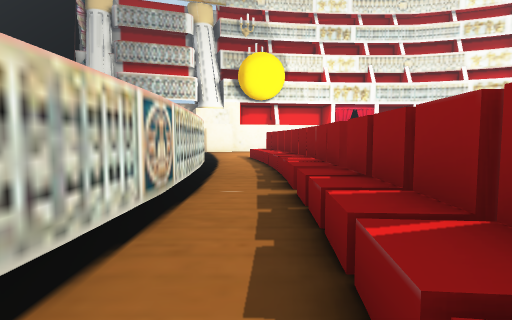
[1] (above)

19 first-person views from a walk through a Unity game level. The camera is 1.4 m above the floor, tilts 4° down and sees 80° across. The floor is counted in squares, 2 m on a side. Each view is taken from the middle of a square. On the plan, view 1 faces up. The plan holds only what a view shows up to about 10 squares ahead; the rest is blank. The place goes on beyond the plan.

[2]
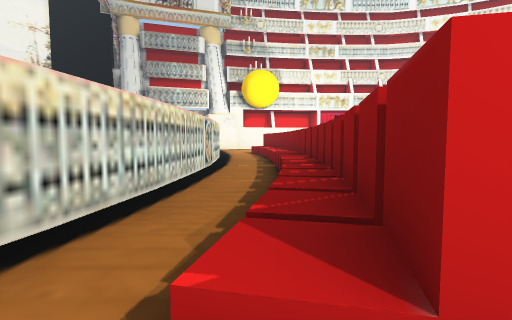

[3]
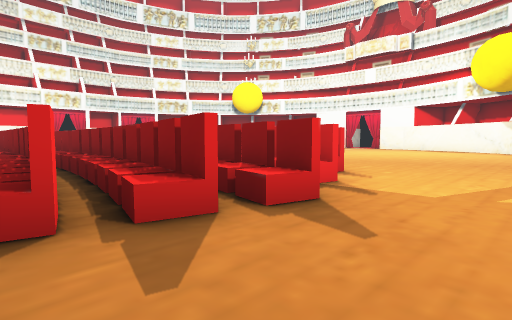

[4]
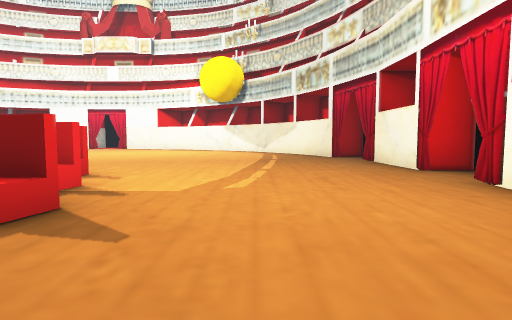

[5]
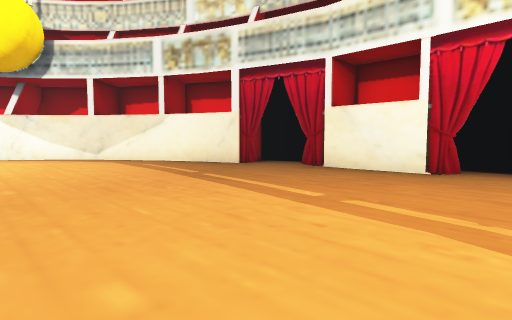

[6]
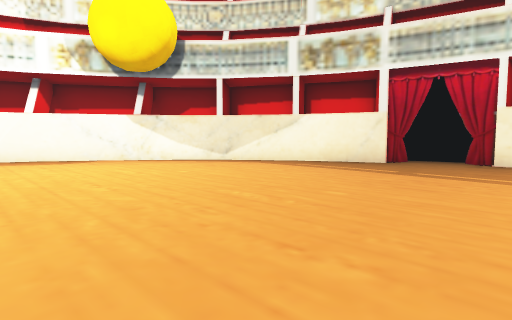

[7]
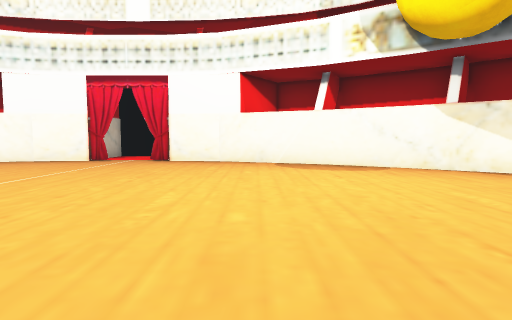

[8]
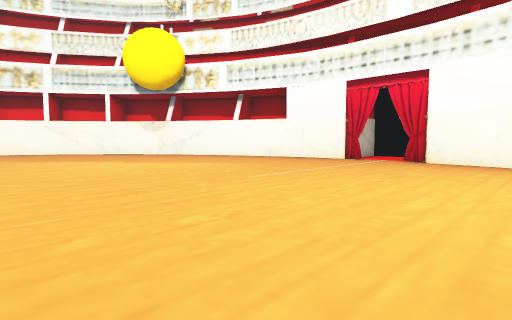

[9]
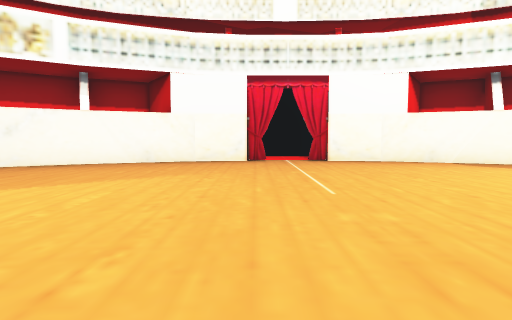

[10]
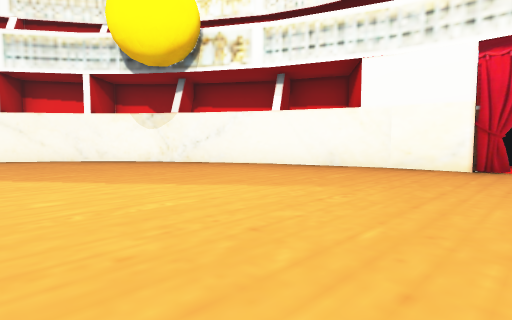

[11]
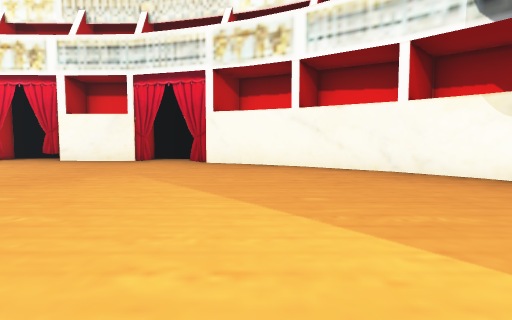

[12]
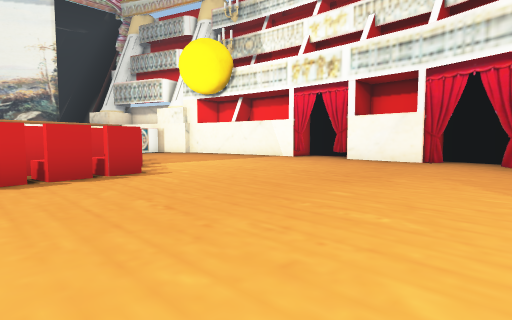

[13]
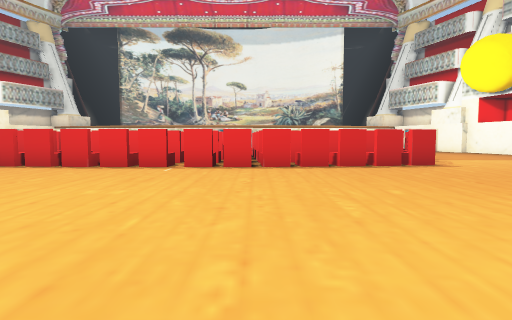

[14]
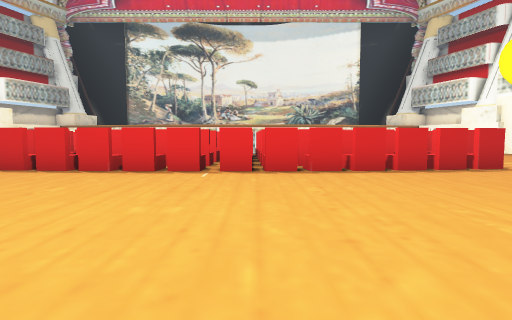

[15]
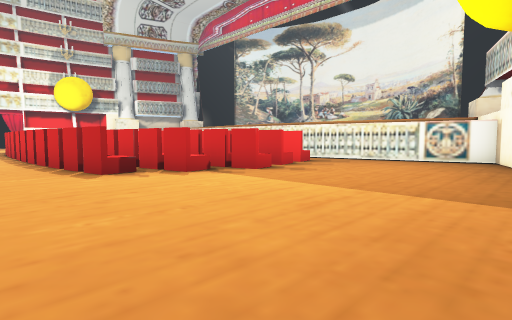

[16]
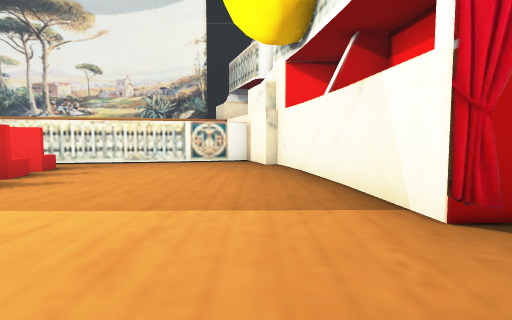

[17]
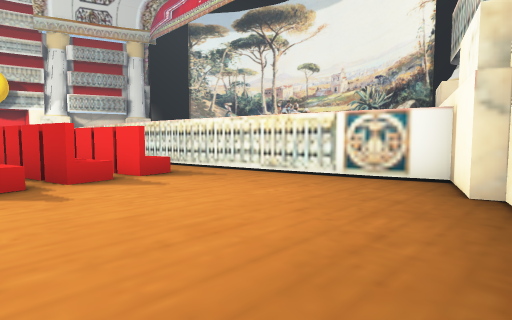

[18]
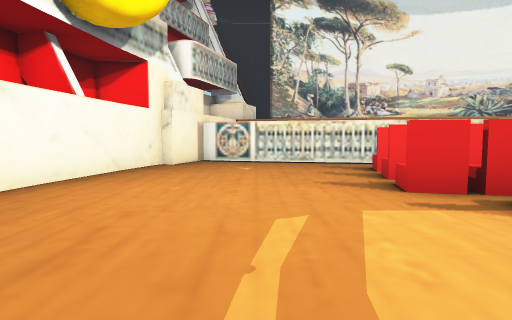

[19]
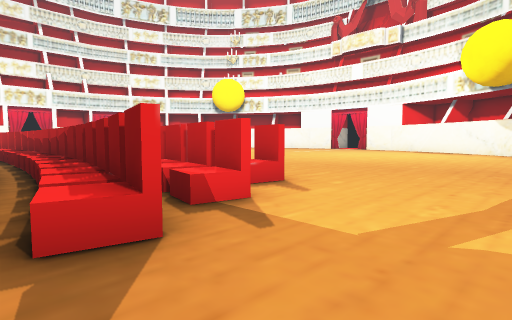

### Floor plan
Key: @ floor where view 1 was taken; # wall or solid block; . floor; ^ raised ledge.
Columns run from 3 left of view 1 to 21 right of it. Each row starts with its distance up from view 1.
 18     ###########
 17  ####.........####
 16 ##...............##
 15 #.................###
 14 #...................##
 13 #....................#
 12 ##....#..............##
 11  #.^^^^^..............##
 10  #.^^^^ #^.............#
  9  #..^^ ^^^.............#
  8  #..#   ^^.............##
  7  #..# ^ ^^..............#
  6  #..#^^^^^..............#
  5  #..^^^^^^..............#
  4  #......................#
  3  #..^^^^^^..............#
  2  #..#^^^^^..............#
  1  #..#^^^^^..............#
  0  #.@#^^^^^.............##
 -1  #..^^^^^^.............#
 -2  #.^^^^^#^.............#
 -3  #.^^^^^..............##
 -4 ##....#..............##
 -5 #....................#
 -6 #...................##
 -7 #.................#
 -8 ##...............##
 -9  ####.........####
-10     ############

Where each view was taken, in squares from view 1:
view 1: 0 up, 0 right, facing up
view 2: 4 down, 0 right, facing up
view 3: 6 down, 0 right, facing up-right
view 4: 6 down, 0 right, facing right
view 5: 3 down, 5 right, facing down-right
view 6: 0 up, 8 right, facing down-right
view 7: 0 up, 11 right, facing right
view 8: 0 up, 11 right, facing up-right
view 9: 5 up, 11 right, facing right
view 10: 4 up, 13 right, facing up-right
view 11: 8 up, 13 right, facing up
view 12: 8 up, 12 right, facing up-left
view 13: 6 up, 14 right, facing left
view 14: 5 up, 13 right, facing left
view 15: 17 up, 8 right, facing down-left
view 16: 16 up, 7 right, facing left
view 17: 17 up, 3 right, facing down-left
view 18: 6 down, 7 right, facing left
view 19: 6 down, 2 right, facing up-right
